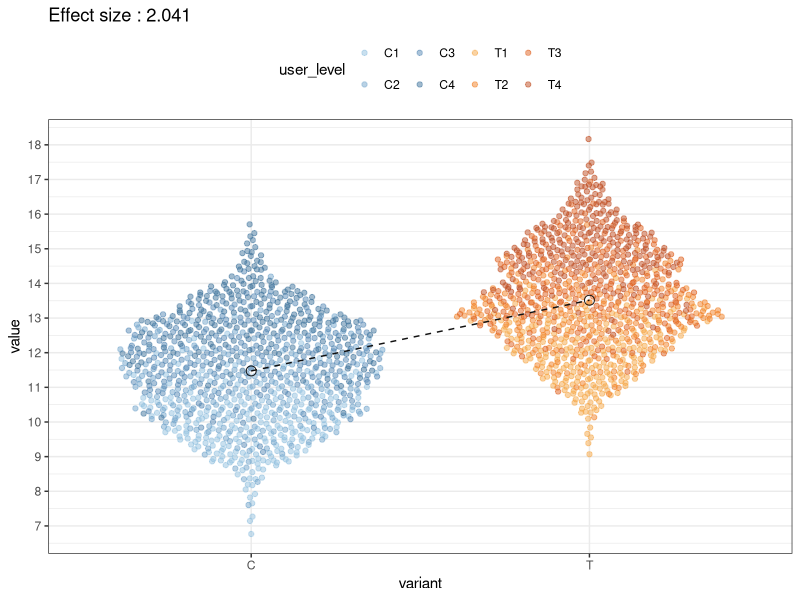
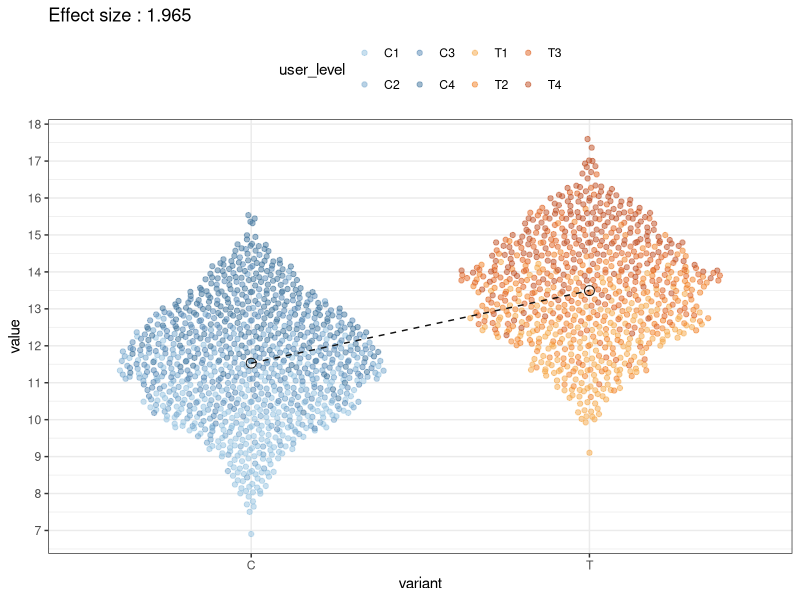
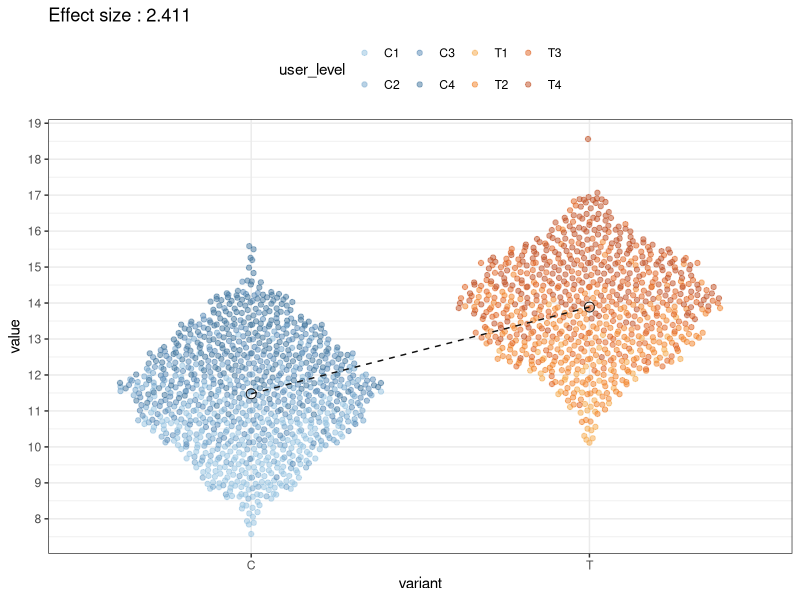

Source code (R) for these figures, in order:
## ---- chunk 1
set.seed(1234)
library(dplyr)
library(ggplot2)
library(ggbeeswarm)
library(ggthemes)
## ---- chunk 2
lv <- 4
sample_size <- 250
effect <- 2
C <- c(rnorm(sample_size, 10, 1), rnorm(sample_size, 11, 1), rnorm(sample_size, 12, 1), rnorm(sample_size, 13, 1))
T1 <- c(rnorm(sample_size, 10 + 2, 1), rnorm(sample_size, 11 + 2, 1), rnorm(sample_size, 12 + 2, 1), rnorm(sample_size, 13 + 2, 1))

colors_C <- tableau_gradient_pal("Blue")(seq(0.2, 0.8, length = lv))
colors_T1 <- tableau_gradient_pal("Orange")(seq(0.2, 0.8, length = lv))
colors <- c(colors_C, colors_T1)

data.frame(
  variant = c(rep('C',sample_size * lv),rep('T',sample_size * lv)),
  user_level = c(sort(rep(paste0('C', seq(lv)), sample_size)),sort(rep(paste0('T', seq(lv)), sample_size))),
  value = c(C, T1)
  ) %>%
  ggplot(aes(x = variant, y = value, group = variant, color = user_level)) + 
    geom_quasirandom(alpha = 0.5) +
    geom_line(data = data.frame(variant = c('C','T'), value = c(mean(C),mean(T1))), aes(x = variant, y = value, group = 1), color = "#111111", linetype = "dashed") +
    geom_point(data = data.frame(variant = c('C','T'), value = c(mean(C),mean(T1))), aes(x = variant, y = value, group = 1), color = "#111111", shape = 1, size = 3) +
    theme_bw() + 
    theme(legend.position = "top") +
  　scale_color_manual(values =  colors) + 
    scale_y_continuous(breaks = seq(0, 20, by=1)) + 
    labs(title = paste0("Effect size : ", round(mean(T1) - mean(C),3)))
## ---- chunk 3
lv <- 4
size_C <- 250
size_T <- 200
effect <- 2
C <- c(rnorm(size_C, 10, 1), rnorm(size_C, 11, 1), rnorm(size_C, 12, 1), rnorm(size_C, 13, 1))
T1 <- c(rnorm(size_T, 10 + 2, 1), rnorm(size_T, 11 + 2, 1), rnorm(size_T, 12 + 2, 1), rnorm(size_T, 13 + 2, 1))

colors_C <- tableau_gradient_pal("Blue")(seq(0.2, 0.8, length = lv))
colors_T1 <- tableau_gradient_pal("Orange")(seq(0.2, 0.8, length = lv))
colors <- c(colors_C, colors_T1)

data.frame(
  variant = c(rep('C',size_C * lv),rep('T',size_T * lv)),
  user_level = c(sort(rep(paste0('C', seq(lv)), size_C)),sort(rep(paste0('T', seq(lv)), size_T))),
  value = c(C, T1)
  ) %>%
  ggplot(aes(x = variant, y = value, group = variant, color = user_level)) + 
    geom_quasirandom(alpha = 0.5) +
    geom_line(data = data.frame(variant = c('C','T'), value = c(mean(C),mean(T1))), aes(x = variant, y = value, group = 1), color = "#111111", linetype = "dashed") +
    geom_point(data = data.frame(variant = c('C','T'), value = c(mean(C),mean(T1))), aes(x = variant, y = value, group = 1), color = "#111111", shape = 1, size = 3) +
    theme_bw() + 
    theme(legend.position = "top") +
  　scale_color_manual(values =  colors) + 
    scale_y_continuous(breaks = seq(0, 20, by=1)) +  
    labs(title = paste0("Effect size : ", round(mean(T1) - mean(C),3)))
## ---- chunk 4
lv <- 4
size_C <- 250
size_T <- 250
effect <- 2
C <- c(rnorm(size_C, 10, 1), rnorm(size_C, 11, 1), rnorm(size_C, 12, 1), rnorm(size_C, 13, 1))
T1 <- c(rnorm(50, 10 + 2, 1), rnorm(size_T, 11 + 2, 1), rnorm(size_T, 12 + 2, 1), rnorm(size_T, 13 + 2, 1))

colors_C <- tableau_gradient_pal("Blue")(seq(0.2, 0.8, length = lv))
colors_T1 <- tableau_gradient_pal("Orange")(seq(0.2, 0.8, length = lv))
colors <- c(colors_C, colors_T1)

data.frame(
  variant = c(rep('C',size_C * lv), rep('T', 800)),
  user_level = c(sort(rep(paste0('C', seq(lv)), size_C)), rep('T1',50), sort(rep(paste0('T', seq(2,lv)), size_T))),
  value = c(C, T1)
  ) %>%
  ggplot(aes(x = variant, y = value, group = variant, color = user_level)) + 
    geom_quasirandom(alpha = 0.5) +
    geom_line(data = data.frame(variant = c('C','T'), value = c(mean(C),mean(T1))), aes(x = variant, y = value, group = 1), color = "#111111", linetype = "dashed") +
    geom_point(data = data.frame(variant = c('C','T'), value = c(mean(C),mean(T1))), aes(x = variant, y = value, group = 1), color = "#111111", shape = 1, size = 3) +
    theme_bw() + 
    theme(legend.position = "top") +
  　scale_color_manual(values =  colors) + 
    scale_y_continuous(breaks = seq(0, 20, by=1)) + 
    labs(title = paste0("Effect size : ", round(mean(T1) - mean(C),3)))
